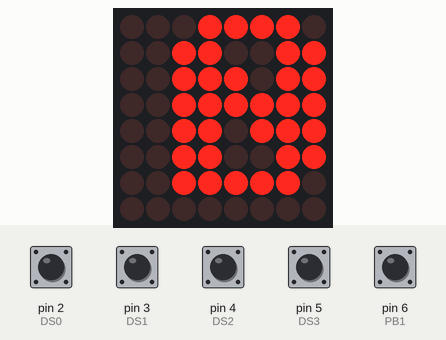
Recording of a sketch running on a simulated Arduino Mega 2560, built with avr-gcc and run on an emulated ATmega2560. On the bench: 8×8 LED matrix. Wiring (inferred from the names in the program): LED matrix (orientation assumed): rows A0, A1, A2, A3, A4, A5, A6, A7; columns A8, A9, A10, A11, A12, A13, A14, A15. The test bench sets the inputs (shaded band); at power-on: pin 2 (DS0), pin 3 (DS1), pin 4 (DS2), pin 5 (DS3), pin 6 (PB1) HIGH.

Above: at 1.2 s.
1.3 s: pin 6 (PB1) pulled LOW for 0.15 s
At 1.98 s:
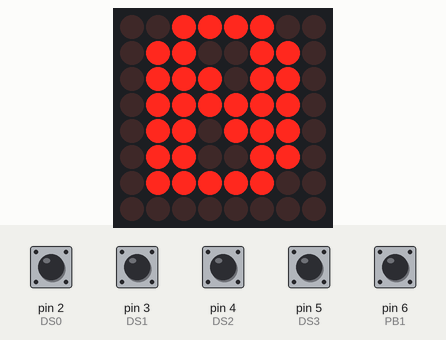
2.0 s: pin 2 (DS0) pulled LOW for 0.15 s
At 2.14 s:
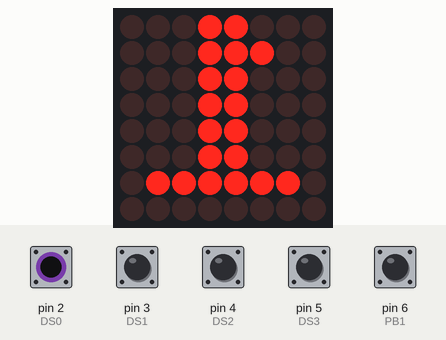
2.7 s: pin 3 (DS1) pulled LOW for 0.15 s
At 2.83 s:
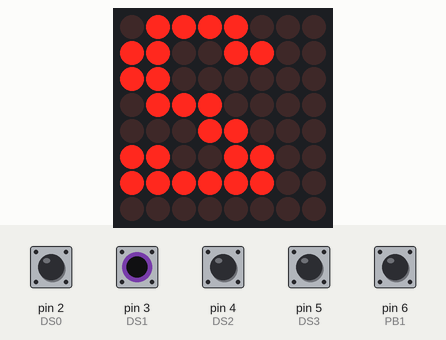
5.3 s: pin 4 (DS2) pulled LOW for 0.15 s
6.9 s: pin 5 (DS3) pulled LOW for 0.15 s
At 7.03 s:
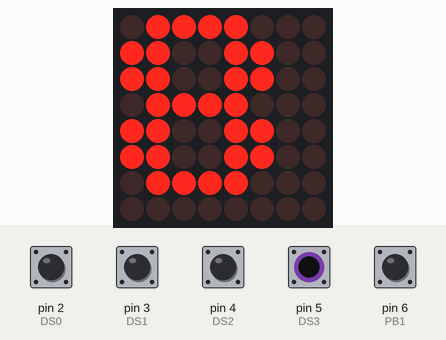
7.6 s: pin 2 (DS0) pulled LOW for 1 s
At 8.3 s:
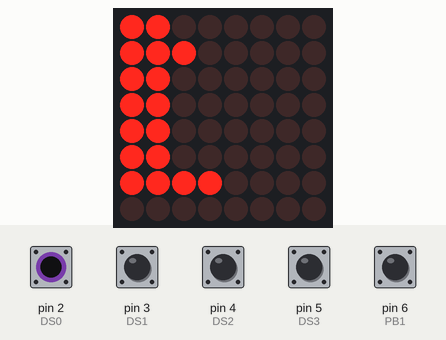
Timing chart, 0 to 10.2 s (numbered marks = the images above; inputs shaded):
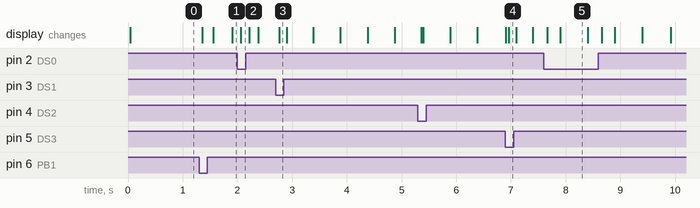

The sketch:

sketch.ino
```cpp
//PIN ASSIGNEMTS
#define R1 A0
#define R2 A1
#define R3 A2
#define R4 A3
#define R5 A4
#define R6 A5
#define R7 A6
#define R8 A7

#define C1 A8
#define C2 A9
#define C3 A10
#define C4 A11
#define C5 A12
#define C6 A13
#define C7 A14
#define C8 A15

#define  DS0 2
#define  DS1 3
#define  DS2 4
#define  DS3 5


#define PB1  6
//PIN ASSIGNMETS ENDS HERE

//8x8 MATRIX ROW COLUM CONFIGURATION

const byte rows[] = {
    R1, R2, R3, R4, R5, R6, R7, R8
};
const byte col[] = {
  C1,C2, C3, C4, C5, C6, C7, C8
};
//SELECTOR SWITH ,
const byte DS[] = {
    DS0,DS1, DS2, DS3
};

// 8x8 CHARACTERS
byte ALL[] = {B11111111,B11111111,B11111111,B11111111,B11111111,B11111111,B11111111,B11111111};
byte N0[]={B01111000,B11001100,B11011100,B11111100,B11101100,B11001100,B01111100,B00000000}; // 0
byte N1[]={B00110000,B01110000,B00110000,B00110000,B00110000,B00110000,B11111100,B00000000}; // 1
byte N2[]={B01111000,B11001100,B00001100,B00111000,B01100000,B11001100,B11111100,B00000000}; // 2
byte N3[]={B01111000,B11001100,B00001100,B00111000,B00001100,B11001100,B01111000,B00000000}; // 3
byte N4[]={B00011100,B00111100,B01101100,B11001100,B11111110,B00001100,B00011110,B00000000}; // 4
byte N5[]={B11111100,B11000000,B11111000,B00001100,B00001100,B11001100,B01111000,B00000000}; // 5
byte N6[]={B00111000,B01100000,B11000000,B11111000,B11001100,B11001100,B01111000,B00000000}; // 6
byte N7[]={B11111100,B11001100,B00001100,B00011000,B00110000,B00110000,B00110000,B00000000}; // 7
byte N8[]={B01111000,B11001100,B11001100,B01111000,B11001100,B11001100,B01111000,B00000000}; // 8
byte N9[]={B01111000,B11001100,B11001100,B01111100,B00001100,B00011000,B01110000,B00000000}; // 9

byte A[]={B00110000,B01111000,B11001100,B11001100,B11111100,B11001100,B11001100,B00000000}; // A
byte B[]={B11111100,B01100110,B01100110,B01111100,B01100110,B01100110,B11111100,B00000000}; // B
byte C[]={B00111100,B01100110,B11000000,B11000000,B11000000,B01100110,B00111100,B00000000}; // C
byte D[]={B11111000,B01101100,B01100110,B01100110,B01100110,B01101100,B11111000,B00000000}; // D
byte E[]={B11111110,B01100010,B01101000,B01111000,B01101000,B01100010,B11111110,B00000000}; // E
byte F[]={B11111110,B01100010,B01101000,B01111000,B01101000,B01100000,B11110000,B00000000}; // F
byte font[]={B00000000,B00000000,B00000000,B00000000,B00000000,B00000000,B00000000,B00000000};

/*
byte font[16][8]= {
{B01111000,B11001100,B11011100,B11111100,B11101100,B11001100,B01111100,B00000000}, // 0
{B00110000,B01110000,B00110000,B00110000,B00110000,B00110000,B11111100,B00000000}, // 1
{B01111000,B11001100,B00001100,B00111000,B01100000,B11001100,B11111100,B00000000}, // 2
{B01111000,B11001100,B00001100,B00111000,B00001100,B11001100,B01111000,B00000000}, // 3
{B00011100,B00111100,B01101100,B11001100,B11111110,B00001100,B00011110,B00000000}, // 4
{B11111100,B11000000,B11111000,B00001100,B00001100,B11001100,B01111000,B00000000}, // 5
{B00111000,B01100000,B11000000,B11111000,B11001100,B11001100,B01111000,B00000000}, // 6
{B11111100,B11001100,B00001100,B00011000,B00110000,B00110000,B00110000,B00000000}, // 7
{B01111000,B11001100,B11001100,B01111000,B11001100,B11001100,B01111000,B00000000}, // 8
{B01111000,B11001100,B11001100,B01111100,B00001100,B00011000,B01110000,B00000000}, // 9

{B00110000,B01111000,B11001100,B11001100,B11111100,B11001100,B11001100,B00000000}, // A
{B11111100,B01100110,B01100110,B01111100,B01100110,B01100110,B11111100,B00000000}, // B
{B00111100,B01100110,B11000000,B11000000,B11000000,B01100110,B00111100,B00000000}, // C
{B11111000,B01101100,B01100110,B01100110,B01100110,B01101100,B11111000,B00000000}, // D
{B11111110,B01100010,B01101000,B01111000,B01101000,B01100010,B11111110,B00000000}, // E
{B11111110,B01100010,B01101000,B01111000,B01101000,B01100000,B11110000,B00000000}, // F
};
*/

//https://www.riyas.org/2013/12/online-led-matrix-font-generator-with.html
//FOR TEST SCROLL
byte ANIM[] ={B00000000,
B00000000,
B11000000,
B11000000,
B11000000,
B11000000,
B00000000,
B00000000};

int start=0;
int _end=8;

byte selector= 0b00000000;
unsigned long last_step=0;
int anim_speed[]={0, 500, 200, 100}; // speed of animation  , lower thw value higher the speed
int speed_select=0; //speed selector

void setup()
{
    // Open serial port
   // Serial.begin(9600);

pinMode(R1, OUTPUT);
pinMode(R2, OUTPUT);
pinMode(R3, OUTPUT);
pinMode(R4, OUTPUT);
pinMode(R5, OUTPUT);
pinMode(R6, OUTPUT);
pinMode(R7, OUTPUT);
pinMode(R8, OUTPUT);

pinMode(C1, OUTPUT);
pinMode(C2, OUTPUT);
pinMode(C3, OUTPUT);
pinMode(C4, OUTPUT);
pinMode(C5, OUTPUT);
pinMode(C6, OUTPUT);
pinMode(C7, OUTPUT);
pinMode(C8, OUTPUT);

pinMode(DS0, INPUT_PULLUP);
pinMode(DS1, INPUT_PULLUP);
pinMode(DS2, INPUT_PULLUP);
pinMode(DS3, INPUT_PULLUP);

pinMode(PB1, INPUT_PULLUP);

}

void   loop() {
  //Reads the selector switch
  for ( byte count = 0; count < 4;count++ )
{
  bitWrite(selector, count, !digitalRead(DS[count] ));
//Serial.println(int(selector));
}
  //Reads the PUSH BUTTON
if(!digitalRead(PB1))
{
speed_select++;
speed_select=speed_select>3?0:speed_select;
delay(200);
}
  //Select Character based on the selector Switch
switch(selector){
case 0:
drawfont(N0);
break;
case 1:
drawfont(N1);
break;
case 2:
drawfont(N2);
break;
case 3:
drawfont(N3);
break;
case 4:
drawfont(N4);
break;
case 5:
drawfont(N5);
break;
case 6:
drawfont(N6);
break;
case 7:
drawfont(N7);
break;
case 8:
drawfont(N8);
break;
case 9:
drawfont(N9);
break;
case 10:
drawfont(A);
break;
case 11:
drawfont(B);
break;
case 12:
drawfont(C);
break;
case 13:
drawfont(D);
break;
case 14:
drawfont(E);
break;
case 15:
drawfont(F);
break;
default:
drawfont(ALL);
break;
}

//Scroll functon , sets where the colum stars to print
  if(millis()-last_step>anim_speed[speed_select])
  {
    if(speed_select !=0)
    {start++;
    start=start==9?0:start;
    }
    else
    start=0;

  last_step=millis();

  }

}

//function to draw the font
 void  drawfont(byte font[])
 {
   // Turn on each row in series
    for (byte i = 0; i < 8; i++)        //  next row
     {
         digitalWrite(rows[i], HIGH);    //initiate whole row
        for (byte   a = 0; a < 8-start; a++)    // count next row
        {
          //  use (font[i] >> a) for low
          digitalWrite(col[a],(~font[i] >> a+start) & 0x01); // initiate whole column
           delayMicroseconds(100);        // speed of display
        for (byte   a = 0; a < 8; a++)
           digitalWrite(col[a],1);      // reset columns
        }
        digitalWrite(rows[i], LOW);      // rese rows

    }
}
```

Measured:
- after the input at 1.3 s, the display: first changes after 0.06 s (image 1 shows a later state)
- after the input at 2.0 s, the display: changes after 0.06 s (image 2)
- after the input at 2.7 s, the display: changes after 0.06 s (image 3)
- after the input at 6.9 s, the display: first differs from a run without the input after 0.06 s (image 4)
- after the input at 7.6 s, the display: first changes after 0.06 s (image 5 shows a later state)
- what the display in image 5 shows lasts 0.5 s, from 7.9 s to 8.4 s
